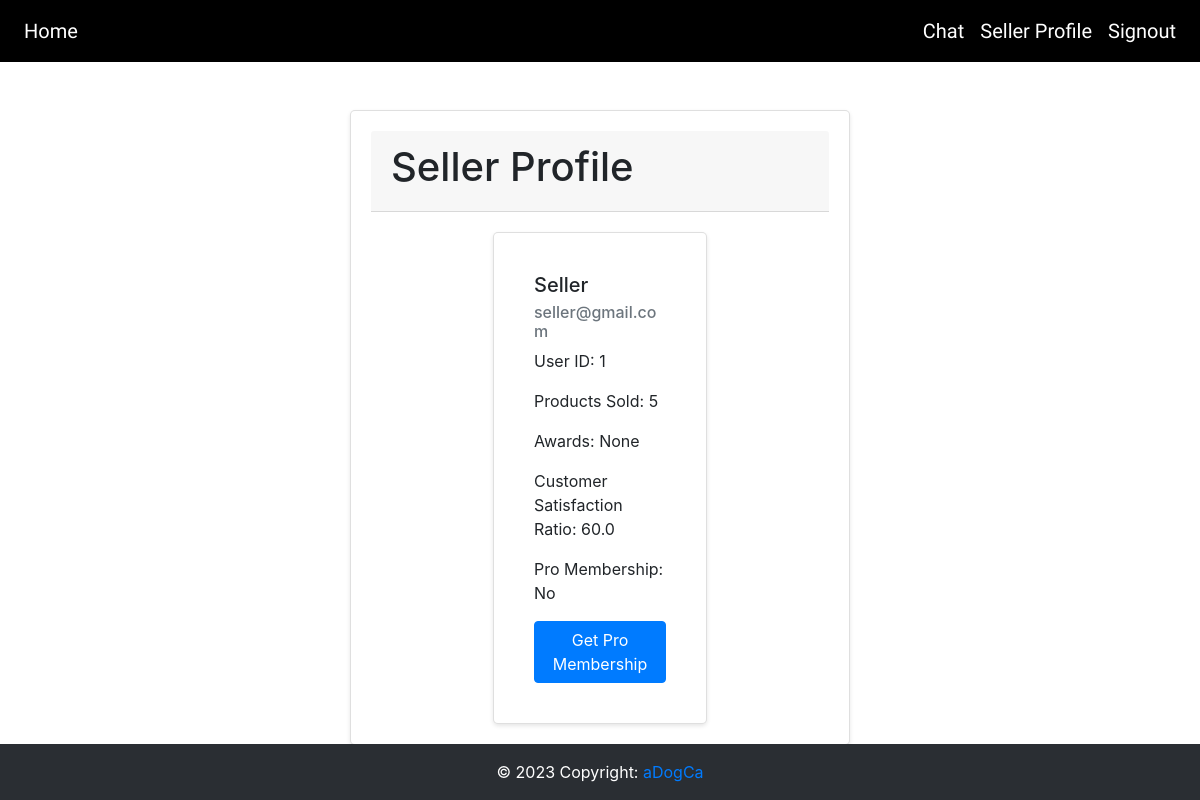
/seller_profile (signed in), run on an earlier commit of the app's database.
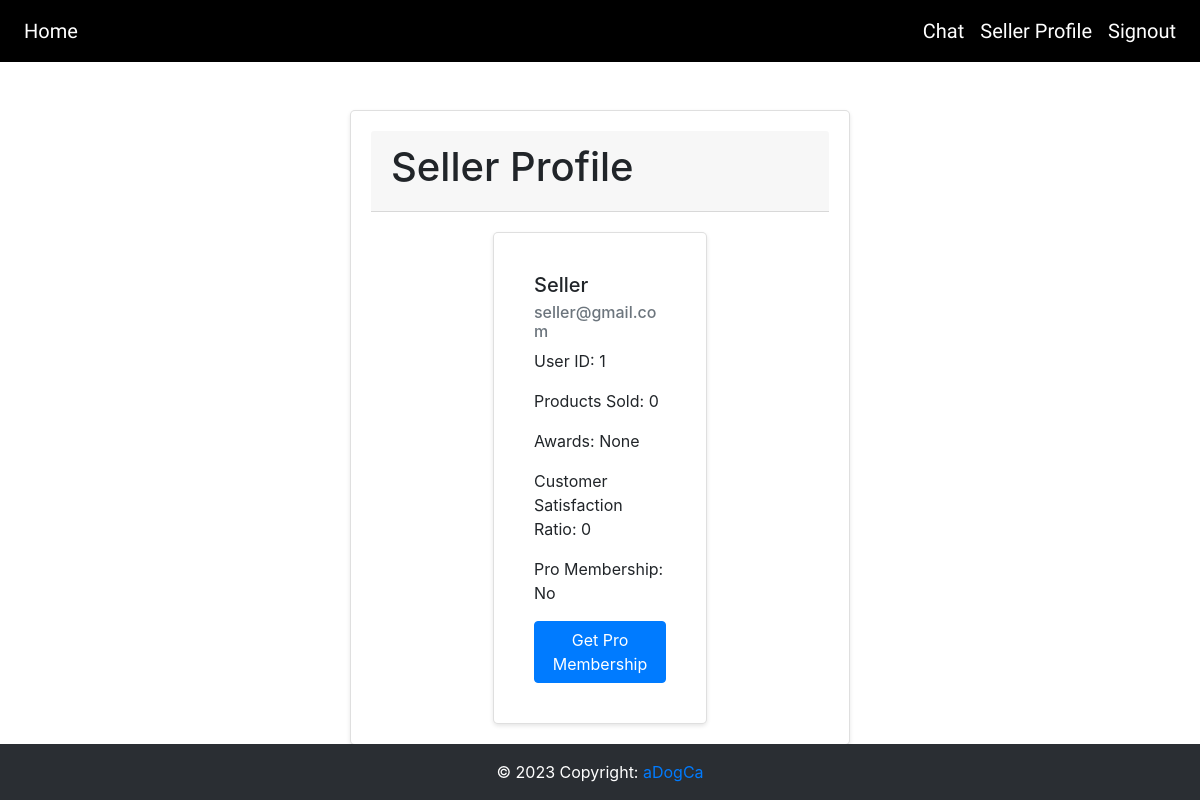
And on a later commit of the database.
### website/models.py (models this page shows)
class User(db.Model, UserMixin):
    id = db.Column(db.Integer, primary_key=True)
    email = db.Column(db.String(150), unique=True)
    password = db.Column(db.String(150))
    userType = db.Column(db.String(20))
    firstName = db.Column(db.String(150))
    products = db.relationship('Products')
    messages_sent = db.relationship('Message', backref='sender', foreign_keys='Message.sender_id')
    messages_received = db.relationship('Message', backref='recipient', foreign_keys='Message.recipient_id')
    products_sold = db.Column(db.Integer,default=0)
    pro_membership = db.Column(db.String(5),default="No")

### website/views.py (the view)
@views.route('/seller_profile')
def seller_profile():
    user = User.query.get(current_user.id)
    awards = "None"
    if user.products_sold > 25:
        awards = "Gold"
    elif user.products_sold > 15 and user.products_sold <= 25:
        awards = "Silver"
    elif user.products_sold <= 15 and user.products_sold > 5:
        awards = "Bronze"
    ratings = OrderDetails.query.filter_by(seller_id=current_user.id).all()
    total_ratings = len(ratings)
    total_satisfaction = sum([rating.rating for rating in ratings if rating.rating is not None])
    if total_ratings > 0:
        satisfaction_percentage = (total_satisfaction / (total_ratings * 5)) * 100
    else:
        satisfaction_percentage = 0
    return render_template('seller_profile.html', user=user, awards=awards,satisfaction_percentage=satisfaction_percentage)

### website/__init__.py (called while the page is built)
def create_app():
    app = Flask(__name__)
    app.config['SECRET_KEY'] = 'ISEE'
    app.config['SQLALCHEMY_DATABASE_URI'] = f'sqlite:///{DB_NAME}'
    db.init_app(app)
    search = Search()
    search.init_app(app)
    from .views import views
    from .auth import auth
    app.register_blueprint(views, url_prefix='/')
    app.register_blueprint(auth, url_prefix='/')
    from .models import User, Products
    with app.app_context():
        db.create_all()
    login_manager = LoginManager()
    login_manager.login_view = 'auth.login'
    login_manager.init_app(app)
    @login_manager.user_loader
    def load_user(id):
        return User.query.get(int(id))
    return app

### website/templates/seller_profile.html (shortened to what this page needs)
{% extends "base.html" %}
{% block content %}
    <div class="card mt-5">
        <div class="card-header">
            <h1>Seller Profile</h1>
        </div>
        <div class="row">
            <div class="col-md-6 offset-md-3">
                <div class="card">
                    <div class="card-body">
                        <h5 class="card-title">{{ user.firstName }}</h5>
                        <h6 class="card-subtitle mb-2 text-muted">{{ user.email }}</h6>
                        <p class="card-text">User ID: {{ user.id }}</p>
                        <p class="card-text">Products Sold: {{ user.products_sold }}</p>
                        <p class="card-text">Awards: {{ awards }}</p>
                        <p class="card-text">Customer Satisfaction Ratio: {{ satisfaction_percentage }}</p>
                        <p class="card-text">Pro Membership: {{ user.pro_membership }}</p>
                        {% if user.pro_membership == "No" %}
            <button type="button" class="btn btn-primary" data-toggle="modal" data-target="#getProMembershipModal">
                Get Pro Membership
            </button>
            </div>
        {% endif %}
                    </div>
                </div>
            </div>
{% endblock %}

What changed in the data, as far as the page shows it:
changed User "Seller": products_sold "5" → "0"
Also different on the page:
{{ satisfaction_percentage }}: "60.0" → "0"
